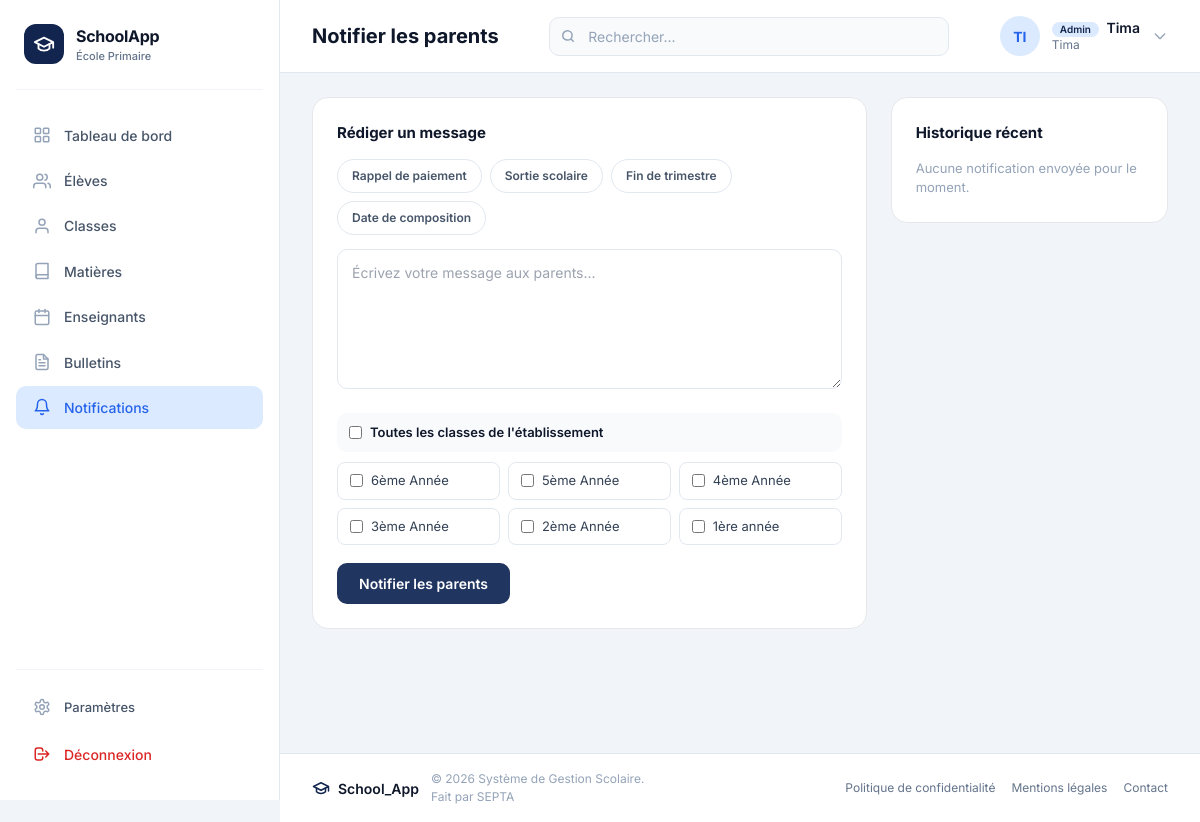
The page /notifications/ (signed in) on the database as committed earlier.
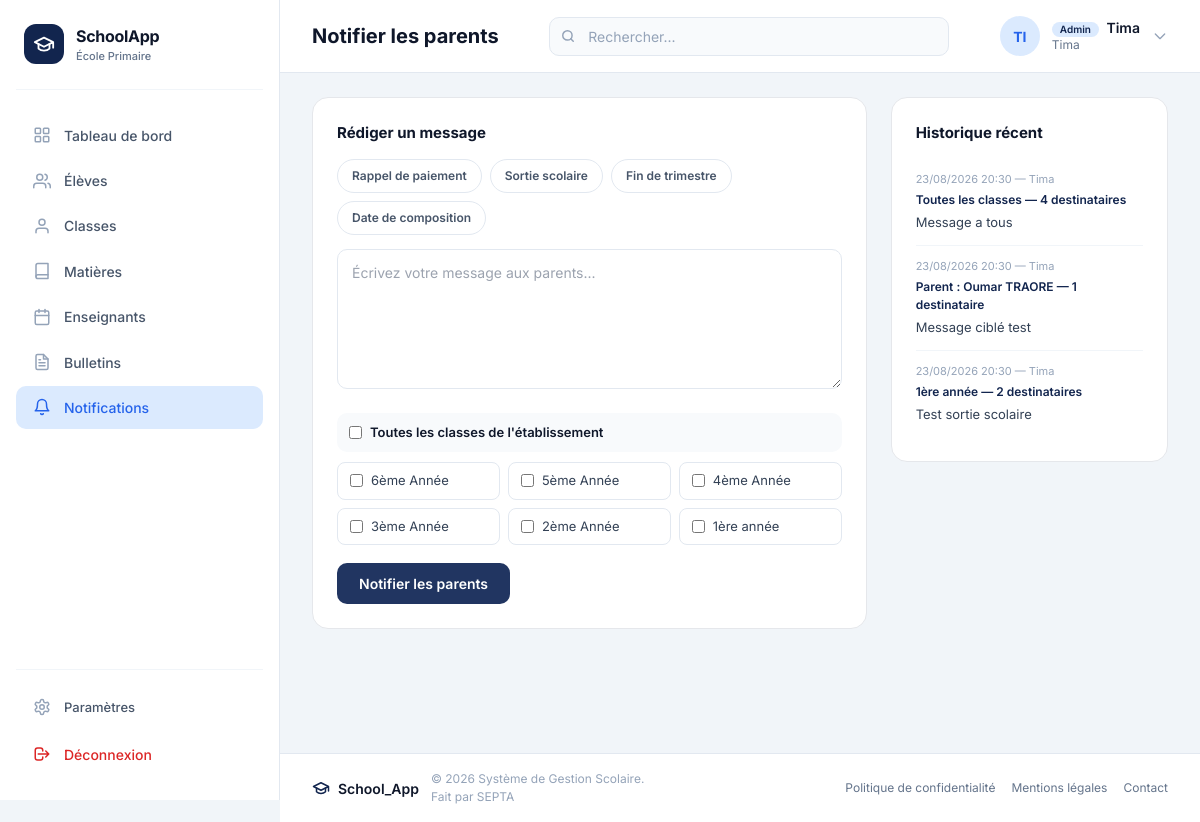
The same page on the database as committed later.
### classes/models.py (models this page shows)
class Classe(models.Model):
    nom = models.CharField(max_length=30, null=False)
    niveau = models.IntegerField()
    enseignant = models.ForeignKey(
        User,
        on_delete=models.SET_NULL,
        null=True,
        blank=True,
        related_name="classes",
        limit_choices_to={"groups__name": "Teacher"},
    )
    def __str__(self):
        return f"{self.nom}"

### notifications/models.py (models this page shows, shortened)
class Notification(models.Model):
    message = models.TextField()
    toutes_les_classes = models.BooleanField(default=False)
    classes = models.ManyToManyField(Classe, blank=True, related_name="notifications")
    parent = models.ForeignKey(
        Parent, on_delete=models.SET_NULL, null=True, blank=True,
        related_name="notifications",
        help_text="Renseigné uniquement pour un envoi ciblé à un seul parent.",
    )
    envoye_par = models.ForeignKey(
        settings.AUTH_USER_MODEL, on_delete=models.SET_NULL, null=True, blank=True
    )
    nb_destinataires = models.PositiveIntegerField(default=0)
    date_envoi = models.DateTimeField(auto_now_add=True)
    class Meta:
        ordering = ["-date_envoi"]

### eleves/models.py (models this page shows, shortened)
class Parent(models.Model):
    id = models.AutoField(primary_key=True)
    first_name = models.CharField(max_length=110, blank=False, null=False)
    last_name = models.CharField(max_length=100, blank=False, null=False)
    email = models.EmailField(blank=True, null=True)
    phone_number = models.CharField(max_length=20, blank=False, null=False)
    address = models.TextField(blank=False, null=False)
    profession = models.CharField(max_length=100, blank=False, null=False)

### notifications/views.py (the view, shortened to what this page needs)
# urls.py: path("", views.composer, name="composer"),
@login_required
def composer(request):
    if not request.user.is_staff:
        messages.error(request, "Seul l'administrateur peut envoyer des notifications.")
        return redirect("accounts:dashboard")
    classes = Classe.objects.all().order_by("-niveau", "nom")
    parent_id = request.GET.get("parent") or request.POST.get("parent")
    parent_selectionne = Parent.objects.filter(pk=parent_id).first() if parent_id else None
    historique = Notification.objects.select_related(
        "parent", "envoye_par"
    ).prefetch_related("classes")[:15]
    context = {
        "classes": classes,
        "parent_selectionne": parent_selectionne,
        "historique": historique,
    }
    return render(request, "notifications/composer.html", context)

### notifications/templates/notifications/composer.html (shortened to what this page needs)
{% extends 'base.html' %}
{% load static %}
{% block page_title %}Notifier les parents{% endblock %}
{% block nav_notifications %}active{% endblock %}
{% block content %}
<div class="page-layout">
  <div class="card">
    <h3>Rédiger un message</h3>
    <div class="templates-row">
      <button type="button" class="template-btn" onclick="useTemplate('paiement')">Rappel de paiement</button>
      <button type="button" class="template-btn" onclick="useTemplate('sortie')">Sortie scolaire</button>
      <button type="button" class="template-btn" onclick="useTemplate('trimestre')">Fin de trimestre</button>
      <button type="button" class="template-btn" onclick="useTemplate('composition')">Date de composition</button>
    </div>
    <form method="post">
      <textarea name="message" id="messageInput" class="message-input"
                placeholder="Écrivez votre message aux parents..." required></textarea>
      {% if not parent_selectionne %}
      <div class="classes-picker">
        <label class="toutes-classes-row">
          <input type="checkbox" name="toutes_les_classes" id="toutesClasses" value="on">
          Toutes les classes de l'établissement
        </label>
        <div class="classes-grid-check" id="classesGrid">
          {% for classe in classes %}
          <label class="classe-check-item">
            <input type="checkbox" name="classes" value="{{ classe.pk }}" class="classe-check">
            {{ classe.nom }}
          </label>
          {% endfor %}
        </div>
      </div>
      {% endif %}
      <button type="submit" class="btn">
        {% if parent_selectionne %}Envoyer au parent{% else %}Notifier les parents{% endif %}
      </button>
    </form>
  </div>
  <div class="card">
    <h3>Historique récent</h3>
    {% if historique %}
      {% for notif in historique %}
      <div class="historique-item">
        <div class="historique-meta">{{ notif.date_envoi|date:"d/m/Y H:i" }} — {{ notif.envoye_par|default:"—" }}</div>
        <div class="historique-target">
          {% if notif.parent %}
            Parent : {{ notif.parent.first_name }} {{ notif.parent.last_name }}
          {% elif notif.toutes_les_classes %}
            Toutes les classes
          {% else %}
            {{ notif.classes.all|join:", " }}
          {% endif %}
          — {{ notif.nb_destinataires }} destinataire{{ notif.nb_destinataires|pluralize }}
        </div>
        <div class="historique-message">{{ notif.message }}</div>
      </div>
      {% endfor %}
    {% else %}
      <p class="empty-hist">Aucune notification envoyée pour le moment.</p>
    {% endif %}
  </div>
</div>
{% endblock %}

Rows that differ between the two databases and show on the page:
added Notification: date_envoi "23/08/2026 20:30", envoye_par "Tima", toutes_les_classes "Toutes les classes", nb_destinataires "4", message "Message a tous"
added Notification: date_envoi "23/08/2026 20:30", envoye_par "Tima", parent.first_name "Oumar", parent.last_name "TRAORE", nb_destinataires "1", message "Message ciblé test"
added Notification: date_envoi "23/08/2026 20:30", envoye_par "Tima", classes.all "1ère année", nb_destinataires "2", message "Test sortie scolaire"
Other text that changed with them:
text no longer shown: "Aucune notification envoyée pour le moment."
